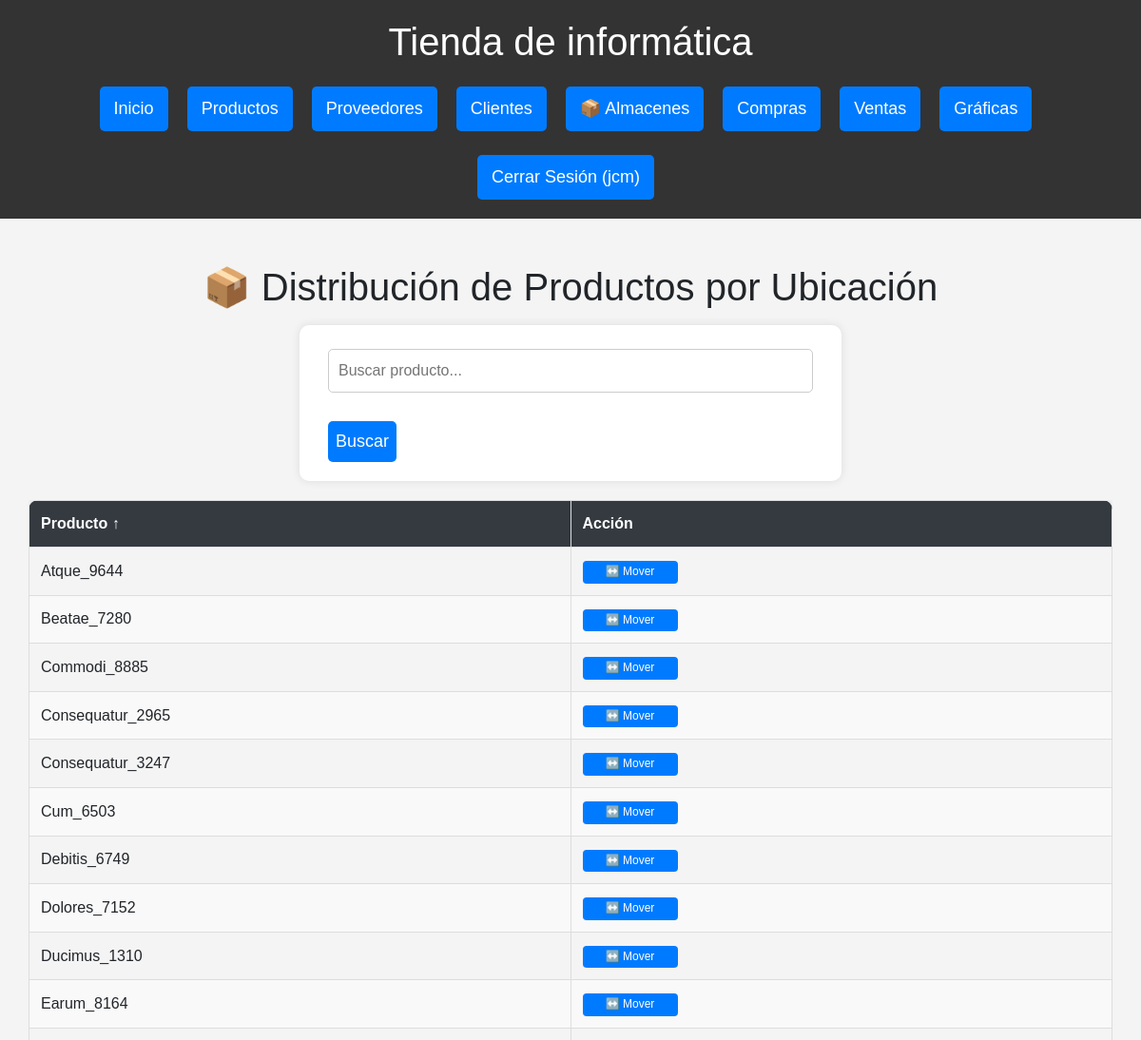
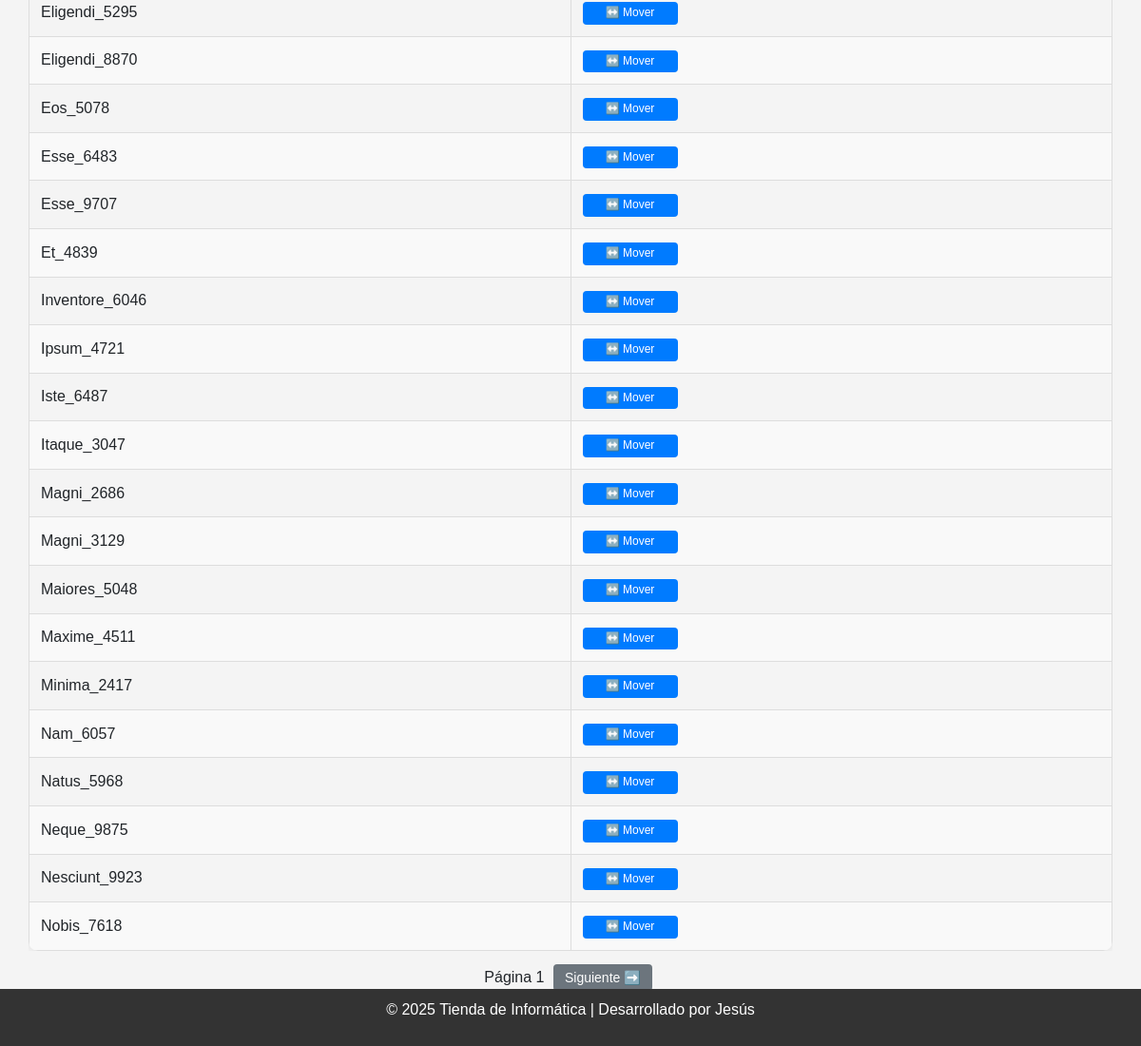
/almacenes (signed in), run on an earlier commit of the app's database (2 pictures, top to bottom).
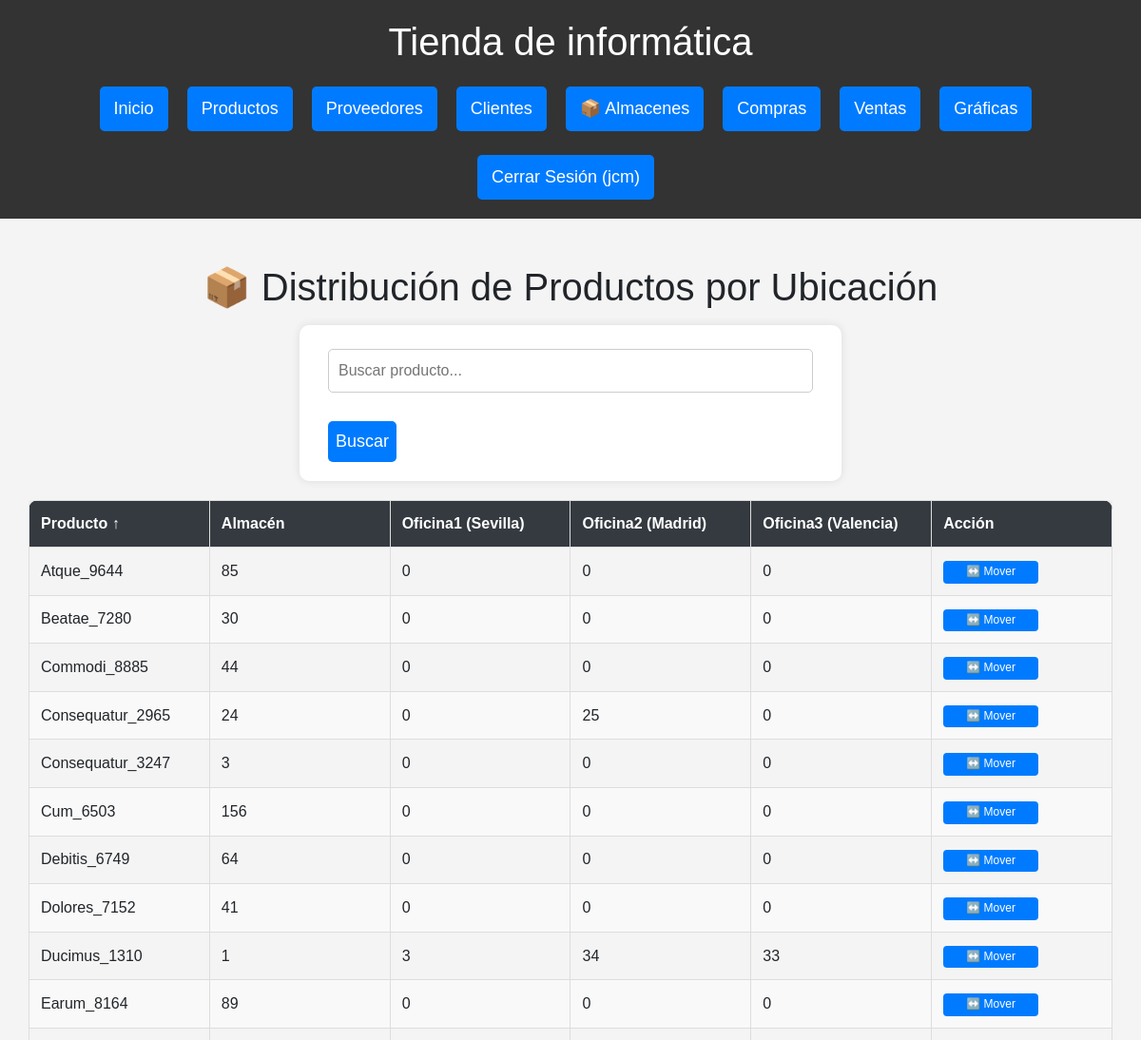
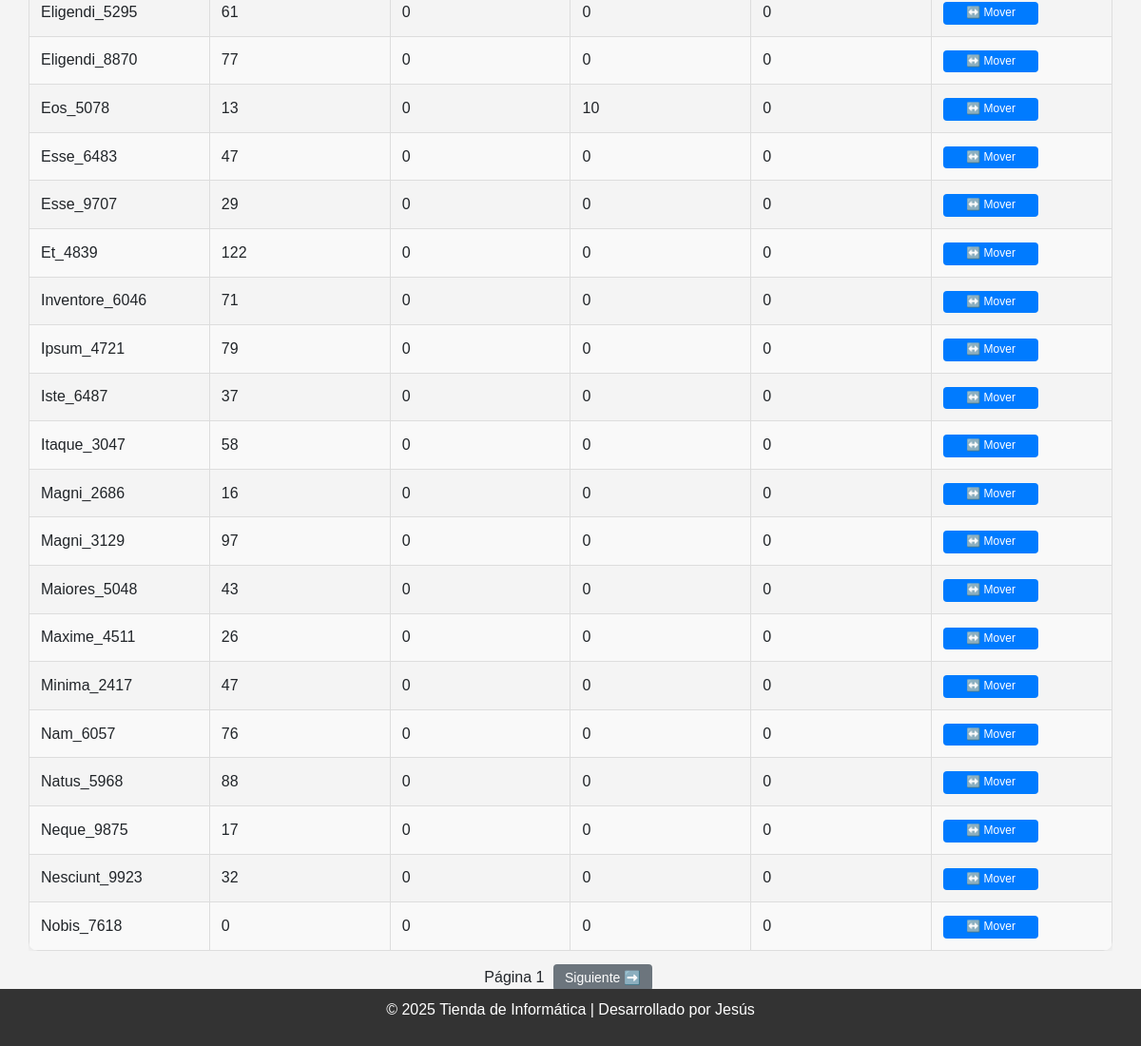
And on a later commit of the database (2 pictures, top to bottom).
### db.py (models this page shows)
class Producto(Base):
    __tablename__ = "Producto"
    id = Column(Integer, primary_key=True)
    nombre = Column(String(150), unique=True, nullable=False)
    descripcion = Column(Text)
    categoria_id = Column(Integer, ForeignKey('Categoria.id'), nullable=True)
    precio = Column(Numeric(10, 2), nullable=False)
    stock = Column(Integer, default=0)
    cantidad_total = Column(Integer, default=30)
    fecha_creacion = Column(DateTime, default=func.now())
    categoria = relationship('Categoria', backref=backref('productos', lazy=True))
    ventas = relationship("DetalleVenta", back_populates="producto")

class Ubicacion(Base):
    __tablename__ = "Ubicacion"
    id = Column(Integer, primary_key=True)
    nombre = Column(String(100), unique=True, nullable=False)

### routes/almacenes.py (the view)
@almacenes_bp.route('/almacenes')
@login_required
def ver_almacenes():
    nombre = request.args.get("nombre", "")
    pagina = int(request.args.get("pagina", 1))
    orden = request.args.get("orden", "producto")
    direccion = request.args.get("direccion", "asc")
    por_pagina = 30
    ubicaciones = sesion.query(Ubicacion).all()
    query = sesion.query(Producto)
    if nombre:
        query = query.filter(Producto.nombre.ilike(f"%{nombre}%"))
    if orden == "producto":
        if direccion == "desc":
            query = query.order_by(Producto.nombre.desc())
        else:
            query = query.order_by(Producto.nombre.asc())
    total = query.count()
    productos = query.offset((pagina - 1) * por_pagina).limit(por_pagina).all()
    datos_stock = []
    for producto in productos:
        stock_por_ubicacion = {u.nombre: 0 for u in ubicaciones}
        for entrada in producto.ubicaciones_stock:
            stock_por_ubicacion[entrada.ubicacion.nombre] = entrada.cantidad
        datos_stock.append({
            "id": producto.id,
            "producto": producto.nombre,
            "stock": stock_por_ubicacion
        })
    hay_anterior = pagina > 1
    hay_siguiente = (pagina * por_pagina) < total
    return render_template("almacenes/almacenes.html",
                           datos_stock=datos_stock,
                           ubicaciones=ubicaciones,
                           nombre=nombre,
                           pagina=pagina,
                           orden=orden,
                           direccion=direccion,
                           hay_anterior=hay_anterior,
                           hay_siguiente=hay_siguiente)

### db.py (called while the page is built)
def login_required(f):
    @wraps(f)
    def decorated_function(*args, **kwargs):
        if 'usuario' not in session:
            flash('Por favor, inicie sesión para acceder a esta página.', 'error')
            return redirect(url_for('login'))
        return f(*args, **kwargs)
    return decorated_function

### templates/almacenes/almacenes.html (shortened to what this page needs)
{% extends 'base.html' %}
{% block content %}
<div class="container mt-4">
    <h1>📦 Distribución de Productos por Ubicación</h1>
    <form method="GET" action="{{ url_for('almacenes.ver_almacenes') }}" class="mt-3">
        <input type="text" name="nombre" placeholder="Buscar producto..." value="{{ nombre or '' }}">
        <button type="submit" class="btn">Buscar</button>
    </form>
    <div class="tabla-responive">
        <table class="tabla-estilizada">
            <thead>
                <tr>
                    {% set nueva_direccion = 'desc' if direccion == 'asc' else 'asc' %}
                    <th>
                        <a href="{{ url_for('almacenes.ver_almacenes', orden='producto', direccion=nueva_direccion, nombre=nombre) }}">Producto
                        {% if orden == 'producto' %}
                            {% if direccion == 'asc' %} ↑ {% else %} ↓ {% endif %}
                        {% endif %}
                        </a>
                    </th>
                    {% for ubicacion in ubicaciones %}
                        <th>
                            {% if ubicacion.nombre == 'Almacén' %}
                                <a href="{{ url_for('almacenes.ver_almacenes', orden='almacen', direccion=nueva_direccion, nombre=nombre) }}">{{ ubicacion.nombre }}
                                </a>
                            {% else %}
                                {{ ubicacion.nombre }}
                            {% endif %}
                        </th>
                    {% endfor %}
                    <th>Acción</th>
                </tr>
            </thead>
            <tbody>
                {% for fila in datos_stock %}
                <tr>
                    <td>{{ fila.producto }}</td>
                    {% for ubicacion in ubicaciones %}
                        <td>{{ fila.stock[ubicacion.nombre] }}</td>
                    {% endfor %}
                    <td>
                        <a href="{{ url_for('almacenes.mover_producto', producto_id=fila.id) }}" class="btn-edit">↔️ Mover</a>
                    </td>
                </tr>
                {% endfor %}
            </tbody>
        </table>
    </div>
    <div class="paginacion mt-3">
        <span>Página {{ pagina }}</span>
        {% if hay_siguiente %}
            <a href="{{ url_for('almacenes.ver_almacenes', pagina=pagina+1, nombre=nombre, orden=orden, direccion=direccion) }}" class="btn-pagina">Siguiente ➡️</a>
        {% endif %}
    </div>
</div>
{% endblock %}

### templates/base.html (shortened to what this page needs)
<!doctype html>
<html lang="es">
<head>
    <link href="https://cdn.jsdelivr.net/npm/bootstrap@5.1.3/dist/css/bootstrap.min.css" rel="stylesheet">
    <link rel="stylesheet" href="/static/estilos.css">
</head>
<body>
<div class="wrapper">
  <header>
    <h1>{% block header %}Tienda de informática{% endblock %}</h1>
    <nav>
      <ul class="menu">
        <li><a href="{{ url_for('index') }}" class="btn {% if request.endpoint == 'index' %}active{% endif %}">Inicio</a></li>
        <li><a href="{{ url_for('productos.ver_productos') }}" class="btn {% if 'productos' in request.endpoint %}active{% endif %}">Productos</a></li>
        <li><a href="{{ url_for('proveedores.listar_proveedores') }}" class="btn {% if 'proveedores' in request.endpoint %}active{% endif %}">Proveedores</a></li>
        <li><a href="{{ url_for('clientes.clientes') }}" class="btn {% if 'clientes' in request.endpoint %}active{% endif %}">Clientes</a></li>
        <li><a href="{{ url_for('almacenes.ver_almacenes') }}" class="btn">📦 Almacenes</a></li>
        <li><a href="{{ url_for('compras.compras') }}" class="btn {% if 'compras.' in request.endpoint %}active{% endif %}">Compras</a></li>
        <li><a href="{{ url_for('ventas.ventas') }}" class="btn {% if request.endpoint.startswith('ventas.') %}active{% endif %}">Ventas</a></li>
        <li><a href="{{ url_for('graficas_py.graficas_python') }}" class="btn {% if request.endpoint.startswith('graficas_py.') or request.endpoint.startswith('graficas.') %}active{% endif %}">Gráficas</a></li>
        {% if 'usuario' in session %}
          <li><a href="{{ url_for('logout') }}" class="btn logout-btn">Cerrar Sesión ({{ session['usuario'] }})</a></li>
        {% else %}
          <li><a href="{{ url_for('login') }}" class="btn {% if request.endpoint == 'login' %}active{% endif %}">Iniciar Sesión</a></li>
        {% endif %}
      </ul>
    </nav>
  </header>
  <main class="container mt-4">
    {% block content %}{% endblock %}
  </main>
  <footer>
    <p>&copy; 2025 Tienda de Informática | Desarrollado por Jesús</p>
  </footer>
</div>
</body>
</html>

### static/estilos.css (style rules this page uses)
html, body { height: 100%; margin: 0; padding: 0; font-family: Arial, sans-serif; background-color: #f4f4f4; text-align: center; }
.wrapper { display: flex; flex-direction: column; min-height: 100vh; }
main { flex: 1; padding: 20px; }
.container, main { width: 100%; padding: 0; margin: 0 auto; }
header { background: #333; color: white; padding: 20px; }
nav ul.menu { list-style: none; padding: 0; margin: 0; display: flex; flex-wrap: wrap; justify-content: center; gap: 10px; }
nav ul.menu li a { text-decoration: none; color: white; background: #007BFF; padding: 10px 15px; border-radius: 5px; transition: 0.3s; }
form { width: 50%; margin: 20px auto; background: white; padding: 20px 30px; border-radius: 10px; box-shadow: 0 0 10px rgba(0,0,0,0.1); text-align: left; }
form input, form textarea, form select { width: 100%; padding: 10px; margin-top: 5px; margin-bottom: 15px; border: 1px solid #ccc; border-radius: 5px; box-sizing: border-box; font-size: 16px; }
button, .btn { background: #007BFF; color: white; padding: 8px; border: none; margin-top: 15px; cursor: pointer; font-size: 18px; border-radius: 5px; transition: 0.3s; text-decoration: none; display: inline-block; margin-right: 10px; }
.btn-pagina { background-color: #6c757d; color: white; font-size: 14px; padding: 6px 12px; border-radius: 4px; text-decoration: none; margin: 0 5px; }
.btn-edit { display: inline-block; max-width: 100px; background-color: #007BFF; color: white; padding: 4px 8px; font-size: 0.75rem; border: none; border-radius: 4px; cursor: pointer; transition: all 0.2s; text-decoration: none; white-space: nowrap; line-height: 1.3; margin: 0; box-shadow: none; width: 100% ; text-align: center; box-sizing: border-box; }
.tabla-estilizada { width: 100%; border-collapse: collapse; border-radius: 10px; overflow: hidden; box-shadow: 0 0 10px rgba(0,0,0,0.1); table-layout: fixed; }
.tabla-estilizada thead { background-color: #343a40; color: white; font-weight: bold; }
.tabla-estilizada th, .tabla-estilizada td { padding: 12px; border: 1px solid #ddd; text-align: left; max-width: 200px; word-wrap: break-word; white-space: normal; }
.tabla-estilizada tr:nth-child(even) { background-color: #f9f9f9; }
.tabla-estilizada thead th a { color: white; text-decoration: none; font-weight: bold; }
.tabla-responive { width: 100%; overflow-x: auto; -webkit-overflow-scrolling: touch; box-sizing: border-box; padding: 0 10x; }
footer { background: #333; color: white; padding: 10px; width: 100%; text-align: center; margin-top: auto; }

What changed in the data, as far as the page shows it:
added Ubicacion: nombre "Almacén", nombre "85", nombre "30", nombre "44", nombre "24", nombre "3", nombre "156", nombre "64", nombre "41", nombre "1", nombre "89", nombre "61", nombre "77", nombre "13", nombre "47", nombre "29", nombre "122", nombre "71", nombre "79", nombre "37", nombre "58", nombre "16", nombre "97", nombre "43", nombre "26", nombre "76", nombre "88", nombre "17", nombre "32", nombre "0"
added Ubicacion: nombre "Oficina1 (Sevilla)", nombre "0", nombre "3"
added Ubicacion: nombre "Oficina2 (Madrid)", nombre "0", nombre "25", nombre "34", nombre "10"
added Ubicacion: nombre "Oficina3 (Valencia)", nombre "0", nombre "33"
